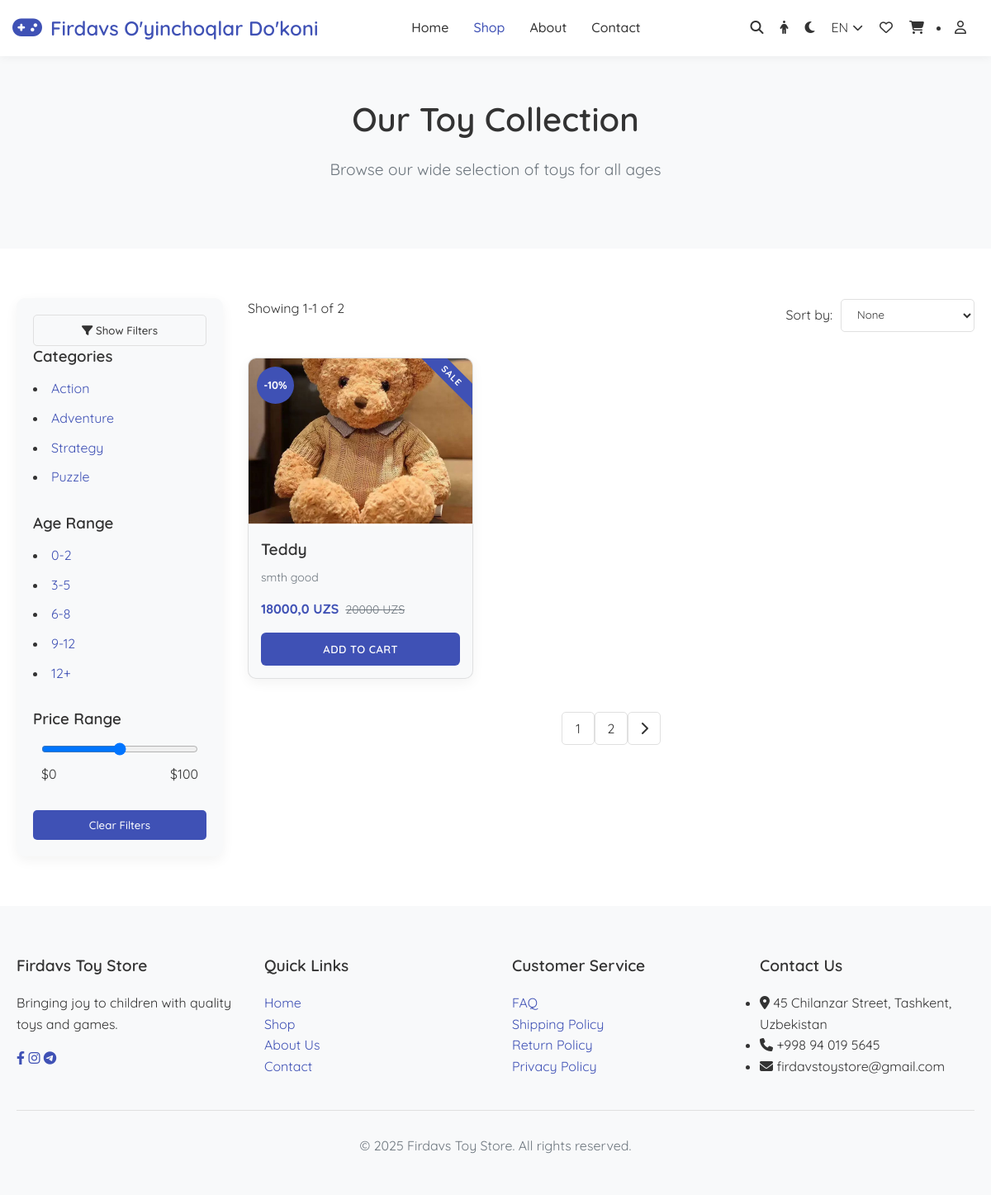
/uz/products/shop/ (signed in), run on the app's committed database.
### products/models.py (models this page shows, shortened)
class CategoryModel(models.Model):
    name = models.CharField(max_length=255, verbose_name=_("name"))
    class Meta:
        verbose_name = _("Category")
        verbose_name_plural = _("Categories")

class AgeModel(models.Model):
    name = models.CharField(max_length=255, verbose_name=("name"))
    def __str__(self):
        return self.name
    class Meta:
        verbose_name = ("Age")
        verbose_name_plural = ("Ages")

class ProductModel(models.Model):
    name = models.CharField(max_length=255, verbose_name=_("name"))
    price = models.IntegerField(default=0, verbose_name=_("price"))
    discount = models.IntegerField(default=0, verbose_name=_("discount"))
    category = models.ForeignKey(CategoryModel, on_delete=models.CASCADE, related_name='products',
                                 verbose_name=_("category"))
    color = models.ManyToManyField(ColorModel, related_name='products', verbose_name=_("color"))
    short_description = models.TextField(verbose_name=_("short_description"))
    long_description = models.TextField(verbose_name=_("long_description"))
    image = models.ImageField(upload_to='products/', verbose_name=_("image"))
    is_available = models.BooleanField(default=True, verbose_name=_("is_available"))
    agerange = models.ManyToManyField(AgeModel, related_name='products', verbose_name=("age_range"))
    wishlist = models.ManyToManyField(
        User,
        related_name='wishlist',
        verbose_name=_("wishlist"),
        null=True,
        blank=True,
    )
    cart = models.ManyToManyField(
        User,
        related_name='cart',
        verbose_name=_("cart"),
         null=True,
        blank=True,
    )
    created_at = models.DateTimeField(auto_now_add=True, verbose_name=_("created_at"))
    class Meta:
        verbose_name = _('Product')
        verbose_name_plural = _('Products')
    def get_price(self):
        if self.discount:
            return self.price - (self.price * self.discount / 100)
        return self.price
    def is_discounted(self):
        return self.discount > 0

### products/views.py (the view, shortened to what this page needs)
# urls.py: path('shop/', ProductListView.as_view(), name='shop'),
class ProductListView(ListView):
    model = ProductModel
    template_name = 'shop.html'
    context_object_name = 'products'
    paginate_by = 1
    def get_context_data(self, **kwargs):
        context = super().get_context_data(**kwargs)
        context['discounts'] = ProductModel.objects.order_by('-discount')[:3]
        context['banners'] = BannerModel.objects.filter(is_active=True)[:3]
        context['categories'] = CategoryModel.objects.all()
        context['selected_categories'] = self.request.GET.getlist('category')
        context['age_ranges'] = AgeModel.objects.all()
        context['selected_age_ranges'] = self.request.GET.getlist('age_ranges')
        return context
    def get_queryset(self):
        qs = ProductModel.objects.all()
        q = self.request.GET.get('q')
        if q:
            qs = qs.filter(name__icontains=q)
        cat = self.request.GET.get('cat')
        if cat:
            qs = qs.filter(category__id=cat)
        sort = self.request.GET.get('sort')
        age_ranges = self.request.GET.get('age_ranges')
        if age_ranges:
            qs = qs.filter(agerange__id=age_ranges)
        min_price = self.request.GET.get('min_price')
        max_price = self.request.GET.get('max_price')
        if min_price and max_price:
            qs = qs.filter(price__gte=min_price, price__lte=max_price)
        sort = self.request.GET.get('sort')
        if sort == 'price_low':
            qs = qs.order_by('price')
        elif sort == 'price_high':
            qs = qs.order_by('-price')
        elif sort == '-pk':
            qs = qs.order_by('-pk')
        return qs

### products/templatetags/mytags.py (called while the page is built)
@register.simple_tag
def get_heart_icon(request, product):
    return "fas fa-heart" if request.user in product.wishlist.all() else "far fa-heart"

### templates/shop.html (shortened to what this page needs)
{% extends 'layouts/base.html' %}
{% load static %}
{% load mytags %}
 {% block content %}
<section class="hero" style="padding: 50px 0">
  <div class="container">
    <h1 class="hero-title">Our Toy Collection</h1>
    <p class="hero-subtitle">Browse our wide selection of toys for all ages</p>
  </div>
</section>
<section class="section">
  <div class="container">
    <div class="shop-layout">
      <div class="shop-sidebar">
        <button
          class="btn btn-outline mobile-filter-toggle"
          onclick="toggleFilters()"
          style="width: 100%"
        >
          <i class="fas fa-filter"></i> Show Filters
        </button>
        <div class="filter-content" id="filterContent">
          <div class="filter-section" style="margin-bottom: 30px">
            <h3 style="margin-bottom: 15px">Categories</h3>
            {% for category in categories %}
            <li style="margin-bottom: 10px">
              <a {% if request.GET.cat == category.pk|stringformat:'i' %} class="a-active"{% endif %} onclick="addUrlParameter('cat', '{{category.pk}}')"> {{ category.name }}</a>
            </li>
            {% endfor %}
          </div>
          <div class="filter-section" style="margin-bottom: 30px">
            <h3 style="margin-bottom: 15px">Age Range</h3>
              {% for age_range in age_ranges %}
              <li style="margin-bottom: 10px">
                <a {% if request.GET.age_ranges == age_range.pk|stringformat:'i' %} class="a-active"{% endif %} onclick="addUrlParameter('age_ranges', '{{age_range.pk}}')">{{ age_range }}</a>
              </li>
              {% endfor %}
          </div>
          <div class="filter-section" style="margin-bottom: 30px">
            <h3 style="margin-bottom: 15px">Price Range</h3>
            <div style="padding: 0 10px">
              <input
                type="range"
                min="0"
                max="100"
                value="50"
                style="width: 100%; margin-bottom: 10px"
              />
              <div style="display: flex; justify-content: space-between">
                <span>$0</span>
                <span>$100</span>
              </div>
            </div>
          </div>
          <a href="{% url 'products:shop' %}" >
          <button class="btn btn-primary" style="width: 100%">
            Clear Filters
          </button></a>
        </div>
      </div>
      <div class="shop-products">
        <div
          class="shop-header"
          style="
            display: flex;
            justify-content: space-between;
            align-items: center;
            margin-bottom: 30px;
          "
        >
          <div>
            <p>Showing {{ page_obj.start_index }}-{{ page_obj.end_index }} of {{ page_obj.paginator.count }}</p>
          </div>
          <div style="display: flex; align-items: center">
            <label style="margin-right: 10px">Sort by:</label>
            <select onchange="addUrlParameter('sort', this.value)" class="form-control" style="width: auto">
              <option value="">None</option>
            </select>
          </div>
        </div>
        <div class="product-grid">
          {% for product in products %}
          <div class="product-card {% if product.is_discounted %}on-sale{% endif %}">
            {% if product.is_discounted %}
            <div class="ribbon-wrapper">
              <div class="ribbon">SALE</div>
            </div>
            {% endif %}
            <div class="card-image-container">
              <img
                src="{{ product.image.url }}"
                alt="{{ product.name }}"
                class="card-img"
              />
              {% if product.is_discounted %}
              <div class="discount-circle">
                <span class="discount-percent">-{{ product.discount|floatformat:0 }}%</span>
              </div>
              {% endif %}
            </div>
            <div class="card-content">
              <h3 class="card-title">{{product.name}}</h3>
              <p class="card-description">{{product.short_description}}</p>
              <div class="price-section">
                {% if product.is_discounted %}
                  <div class="price-display">
                    <span class="current-price">{{ product.get_price }} UZS</span>
                    <span class="original-price">{{ product.price }} UZS</span>
                  </div>
                {% else %}
                  <div class="price-display">
                    <span class="regular-price">{{ product.get_price }} UZS</span>
                  </div>
                {% endif %}
              </div>
              <a
                href="{% url 'products:cart-create' pk=product.pk %}?next={{ request.path }}?{{ request.GET.urlencode }}"
                class="quick-add-btn"
              >
                Add to Cart
              </a>
            </div>
          </div>
          {% endfor %}
        </div>
        <div style="display: flex; justify-content: center; margin-top: 40px">
            {% for page in page_obj.paginator.page_range %}
            <a class="page-link {% if page == page_obj.number %}active{% endif %}"
               onclick="addUrlParameter('page', '{{page}}')"
               style="width: 40px; height: 40px; display: flex; align-items: center; justify-content: center; border-radius: 5px; border: 1px solid var(--border-color); text-decoration: none; color: var(--text-color);">
              {{ page }}
            </a>
            {% endfor %}
            {% if page_obj.has_next %}
            <a onclick="addUrlParameter('page', '{{ page_obj.next_page_number }}')"
               style="width: 40px; height: 40px; display: flex; align-items: center; justify-content: center; border-radius: 5px; border: 1px solid var(--border-color); text-decoration: none; color: var(--text-color);">
              <i class="fas fa-chevron-right"></i>
            </a>
            {% endif %}
        </div>
      </div>
    </div>
  </div>
</section>
{% endblock %}

### static/css/styles.css (style rules this page uses)
:root { --transition-speed: 0.3s; --primary-color: #3f51b5; --secondary-color: #64b5f6; --accent-color: #ffb74d; --background-color: #ffffff; --card-background: #f8f9fa; --text-color: #333333; --text-light: #6c757d; --border-color: #e0e0e0; --shadow-color: rgba(0, 0, 0, 0.05); }
* { margin: 0; padding: 0; box-sizing: border-box; }
body { font-family: "Quicksand", sans-serif; color: var(--text-color); background-color: var(--background-color); line-height: 1.6; transition: background-color var(--transition-speed), color var(--transition-speed); }
.container { width: 100%; max-width: 1200px; margin: 0 auto; padding: 0 20px; }
h1, h2, h3, h4, h5, h6 { font-weight: 600; line-height: 1.3; margin-bottom: 1rem; }
p { margin-bottom: 1rem; }
a { color: var(--primary-color); text-decoration: none; transition: color var(--transition-speed); }
.btn { display: inline-block; padding: 10px 20px; border-radius: 5px; font-weight: 500; text-align: center; cursor: pointer; transition: all var(--transition-speed); border: none; font-family: "Quicksand", sans-serif; }
.btn-primary { background-color: var(--primary-color); color: white; }
.btn-outline { background-color: transparent; border: 1px solid var(--border-color); color: var(--text-color); }
.form-control { width: 100%; padding: 10px 15px; border: 1px solid var(--border-color); border-radius: 5px; background-color: var(--background-color); color: var(--text-color); font-family: "Quicksand", sans-serif; transition: border-color var(--transition-speed); }
.hero { padding: 80px 0; text-align: center; background-color: var(--card-background); }
.hero-title { font-size: 2.5rem; margin-bottom: 20px; color: var(--text-color); }
.hero-subtitle { font-size: 1.2rem; color: var(--text-light); margin-bottom: 30px; max-width: 700px; margin-left: auto; margin-right: auto; }
.section { padding: 60px 0; }
.card-img { width: 100%; height: 200px; object-fit: cover; }
.card-title { font-size: 1.2rem; margin-bottom: 10px; }
.product-grid { display: grid; grid-template-columns: repeat(auto-fill, minmax(250px, 1fr)); gap: 30px; }
.shop-layout { display: grid; grid-template-columns: 250px 1fr; gap: 30px; }
.shop-sidebar { background-color: var(--card-background); border-radius: 10px; padding: 20px; box-shadow: 0 5px 15px var(--shadow-color); height: fit-content; }
.shop-header { display: flex; justify-content: space-between; align-items: center; margin-bottom: 30px; }

### data on the page
CategoryModel: name "Action"
CategoryModel: name "Adventure"
CategoryModel: name "Strategy"
CategoryModel: name "Puzzle"
AgeModel: name "0-2"
AgeModel: name "3-5"
AgeModel: name "6-8"
AgeModel: name "9-12"
AgeModel: name "12+"
ProductModel: shows "SALE", image (picture), discount "10", name "Teddy", short_description "smth good", get_price "18000,0", price "20000"

### other printed values
{{ page_obj.start_index }} "1"
{{ page_obj.end_index }} "1"
{{ page_obj.paginator.count }} "2"
{{ page }} "1" "2"
